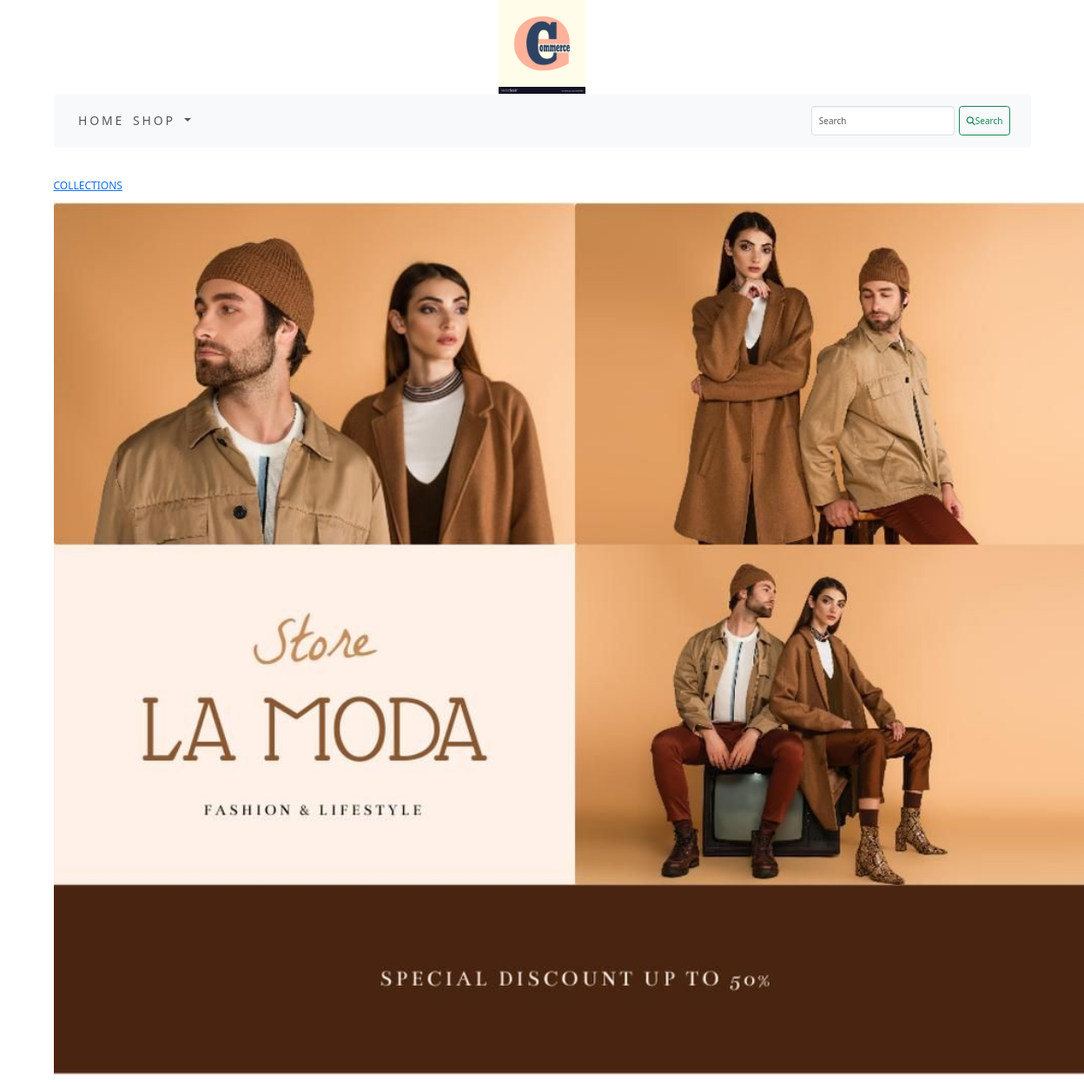
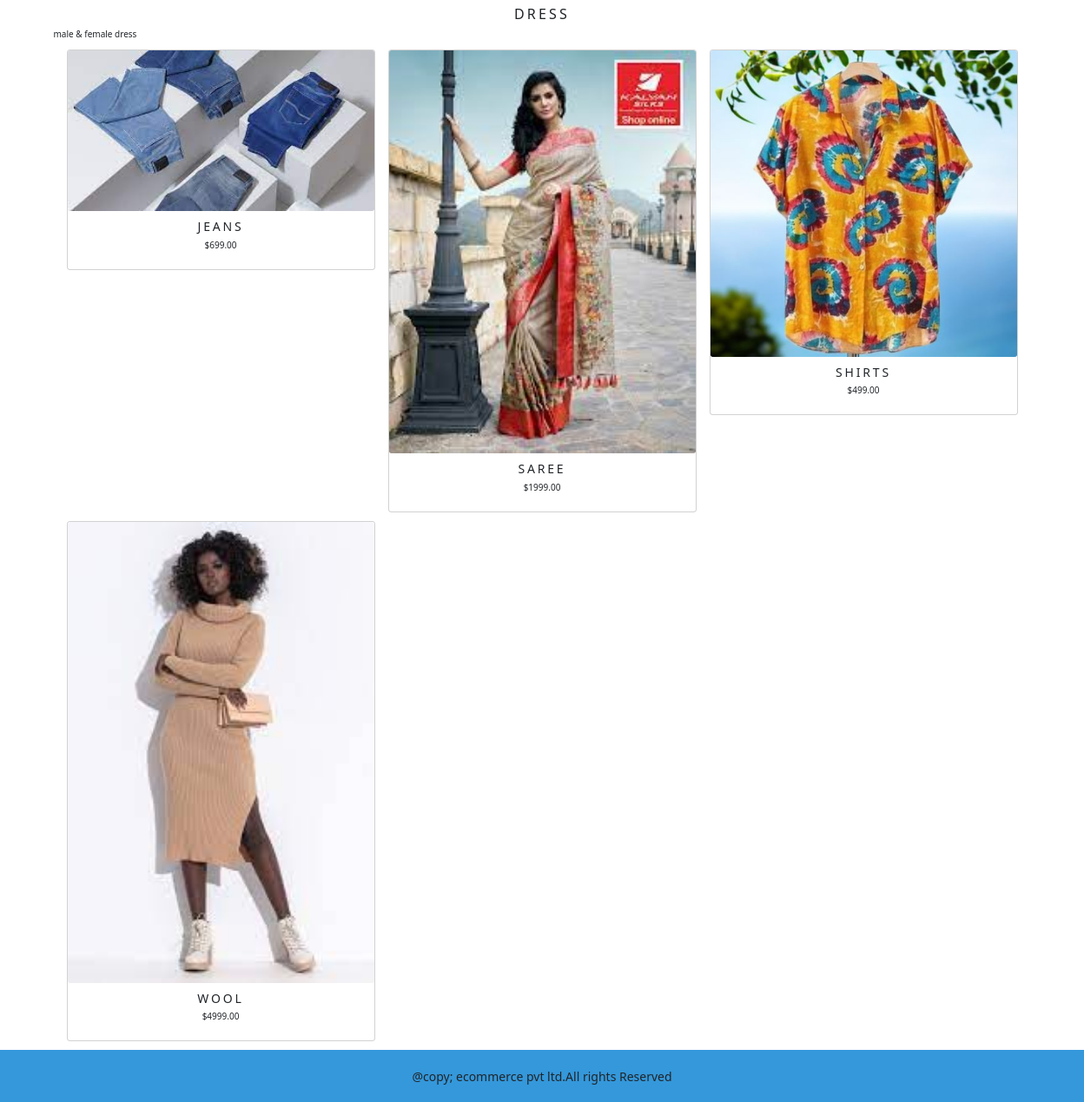
The app's page /ecommerceapp/dress/ with its own data (2 pictures, top to bottom).
### ecommerceapp/models.py (models this page shows, shortened)
class category(models.Model):
    name=models.CharField(max_length=250,unique=True)
    slug=models.SlugField(max_length=250,unique=True)
    description=models.TextField(blank=True)
    image=models.ImageField(upload_to='category_images',blank=True)
    class Meta:
        ordering=('name',)
        verbose_name = 'verbose_category'
        verbose_name_plural = 'verbose_categories'
    def get_url(self):
        return reverse('ecommerceapp:products_by_category',args=[self.slug])

class product(models.Model):
    name=models.CharField(max_length=250,unique=True)
    slug=models.SlugField(max_length=250,unique=True)
    description=models.TextField(blank=True)
    price=models.DecimalField(max_digits=10,decimal_places=2)
    category=models.ForeignKey(category,on_delete=models.CASCADE)
    image=models.ImageField(upload_to='product_images',blank=True)
    stock=models.IntegerField()
    available=models.BooleanField(default=True)
    created=models.DateTimeField(auto_now_add=True)
    updated=models.DateTimeField(auto_now=True)
    def get_url(self):
        return reverse('ecommerceapp:prodetail',args=[self.category.slug,self.slug])
    class Meta:
        ordering=('name',)
        verbose_name = 'verbose_product'
        verbose_name_plural = 'verbose_products'

### ecommerceapp/views.py (the view)
# urls.py: path('',views.all_products,name='allproducts'),
def all_products(request,c_slug=None):
    c_page=None
    products_list=None
    if c_slug!=None:
        c_page=get_object_or_404(category,slug=c_slug)
        products_list=product.objects.all().filter(category=c_page,available=True)
    else:
        products_list=product.objects.all().filter(available=True)
    paginator=Paginator(products_list,6)
    try:
        page=int(request.GET.get('page','1'))
    except:
        page=1
    try:
        pro=paginator.page(page)
    except (EmptyPage,InvalidPage):
        pro=paginator.page(paginator.num_pages)
    return render(request,"cat.html",{"c_page":c_page,"pro":pro})

### cartapp/context_processors.py (called while the page is built)
def counter(request):
    item_count=0
    if 'admin' in request.path:
        return {}
    else:
        try:
            car=cart.objects.filter(cart_id=c_id(request))
            items=cartitem.objects.all().filter(c=car[:1])
            for i in items:
                item_count += i.quantity
        except cart.DoesNotExist:
            item_count = 0
    return dict(item_count=item_count)

### cartapp/views.py (called while the page is built)
def c_id(request):
    c_data=request.session.session_key
    if not c_data:
        c_data=request.session.create()
    return c_data

### ecommerceapp/context_processors.py (called while the page is built)
def menu(request):
    links=category.objects.all()
    return dict(links=links)

### templates/cat.html (shortened to what this page needs)
{% extends 'base.html' %}
{% load static %}
{% block content %}
    {% if c_page %}
        <div>
            <div class="row myclass">
               <div class="mx-auto">
                <p><a href="{% url 'ecommerceapp:allproducts' %}">COLLECTIONS</a> </p>
               </div>
            </div>
        </div>
    {% endif %}
         <div class="mx-auto">
             {% if c_page %}
                 <img class="myimage" src="{{c_page.image.url}}" alt="{{c_page.name}}" style="width:1200px">
         </div> <br>
         <div>
             <h1 class="text-center mytitle">{{c_page.name}}</h1>
             <p class="text-justify ">{{c_page.description}}</p>
         </div>
             {% endif %}
         <div class="container">
             <div class="row mx-auto">
                 {% for i in pro.object_list %}
                 <div class="my-bottom-margin col-9 col-sm-12 col-md-4  xol-lg-4">
                     <div class="card text-center" style="min-width:18rem">
                     <a href="{{i.get_url}}"><img class="card-img myimage" src="{{i.image.url}}"  alt="{{i.name}}"></a>
                     <div class="card-body">
                         <h4>{{i.name}}</h4>
                         <p>${{i.price}}</p>
                     </div>
                     </div>
                 </div>
                 {% endfor %}
             </div>
             <br>
         </div>
{% endblock %}

### templates/base.html (shortened to what this page needs)
{% load static %}
<!DOCTYPE html>
<html lang="en">
<head>
      <link rel="stylesheet" href="{% static 'css/bootstrap.min.css' %}">
      <link rel="stylesheet" href="{% static 'css/custom.css' %}">
    <link href="https://cdn.jsdelivr.net/npm/bootstrap@5.3.3/dist/css/bootstrap.min.css" rel="stylesheet">
</head>
<body class="roboto-black">
<div class="container">
    {% include 'header.html' %}
    {% include 'nav.html' %}
    {% block content %}
    {% endblock %}
</div>
<br></br>break
{% include 'footer.html' %}
</body>
</html>

### templates/header.html
{% load static %}
<header>
    <center>
        <a href="{% url 'ecommerceapp:allproducts' %}"> <img src="{% static 'images/logo.png' %}"  alt="logimage" style="width:100px"></a>
    </center>
</header>

### templates/nav.html (shortened to what this page needs)
<nav class="navbar navbar-expand-lg bg-body-tertiary">
  <div class="container-fluid">
    <div class="collapse navbar-collapse" id="navbarSupportedContent">
      <ul class="navbar-nav me-auto mb-2 mb-lg-0">
        <li class="nav-item">
          <a class="nav-link" href="/">Home</a>
        </li>
        <li class="nav-item dropdown {% if 'ecommerceapp' in request.path %} active {% endif %}">
          <a class="nav-link dropdown-toggle" href="#" role="button" data-bs-toggle="dropdown" aria-expanded="false">
            Shop
          </a>
        </li>
      </ul>
      <form class="d-flex" action="{% url 'searchapp:search' %}" method="get">
        <input class="form-control me-2" type="search" placeholder="Search" aria-label="Search">
        <button class="btn btn-outline-success" type="submit"><i class="fa-solid fa-magnifying-glass"></i>Search</button>
      </form>
    </div>
  </div>
</nav>

### templates/footer.html
<div class="footer navbar-fixed-bottom myfooter">
    <p class="text-center">@copy; ecommerce pvt ltd.All rights Reserved</p>
</div>

### static/css/custom.css (style rules this page uses)
body { font-family: "Roboto", sans-serif; font-weight: 900; font-style: normal; }
.nav-item { letter-spacing:.2em; font-size:14px; text-transform:uppercase; }
.myfooter { background-color:#3498DB; height:60px; }
.myfooter p { padding-top:20px; font-size:14px; }
.myclass { padding-top:15px; }
.myclass .mx-auto { color:#000; font-size:12px; }
.myimage { width:100%; height:auto; }
.mytitle { font-size:16px; text-transform:uppercase; letter-spacing:.2em }
.my-bottom-margin { margin-bottom:10px; }
.card-body h4 { font-size:14px; text-transform:uppercase; letter-spacing:.2em }

### records on screen
category: image (picture), name "DRESS", description "male & female dress"
product: image (picture), name "JEANS", price "699.00"
product: image (picture), name "SAREE", price "1999.00"
product: image (picture), name "SHIRTS", price "499.00"
product: image (picture), name "WOOL", price "4999.00"
